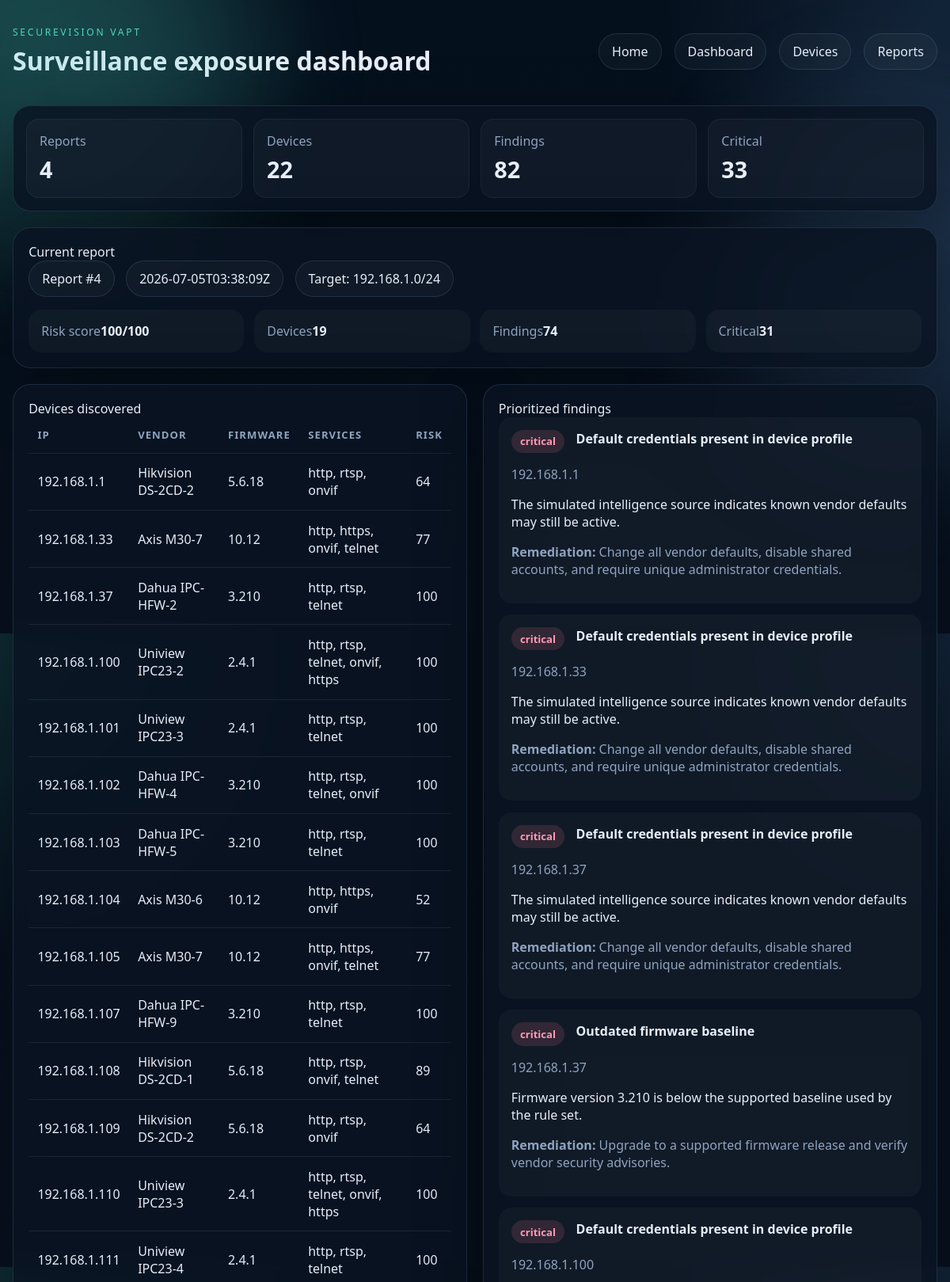
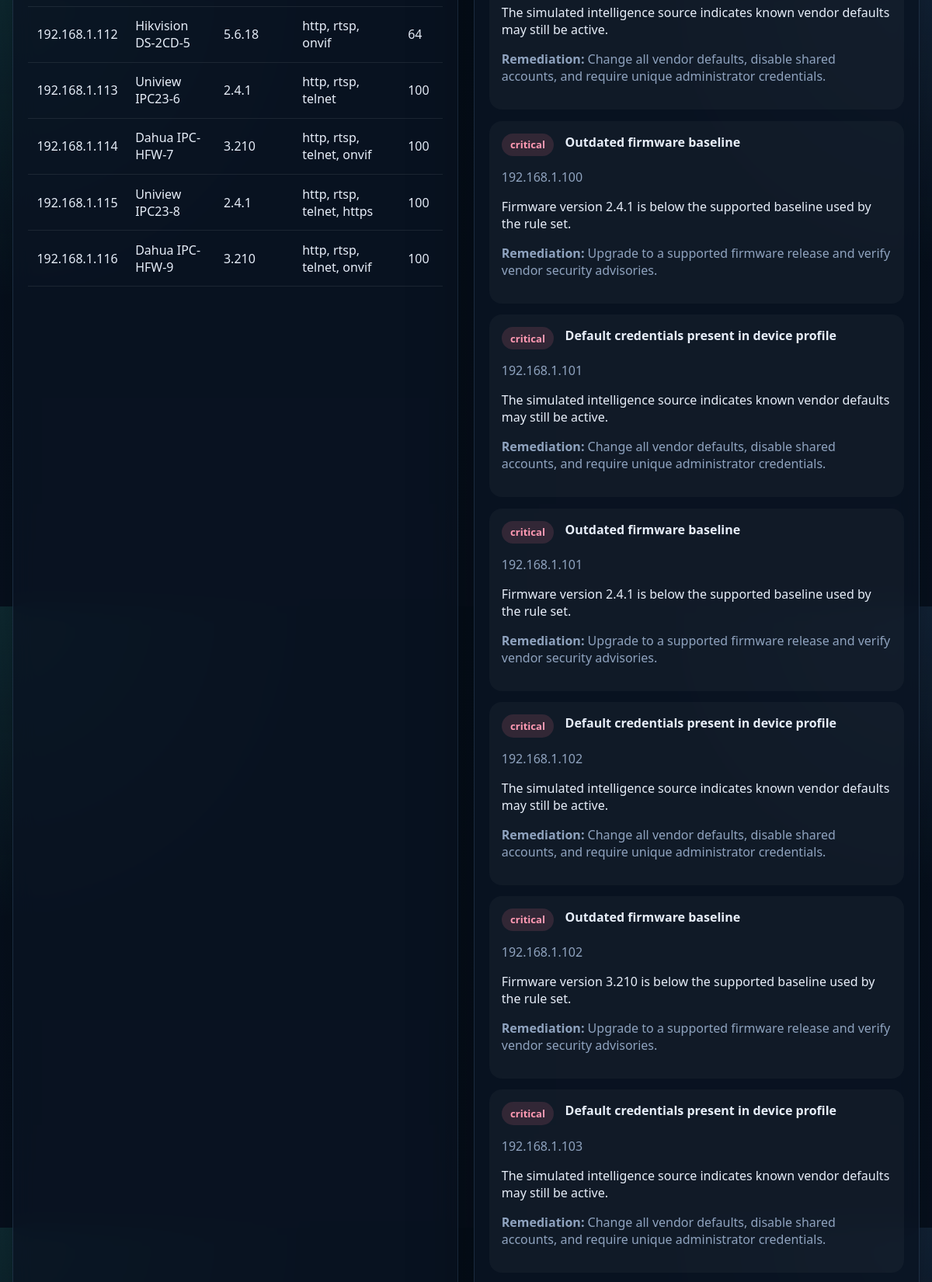
/dashboard (upper part), run on the app's committed database (2 pictures, top to bottom).
### tables this page shows
CREATE TABLE reports (
                id INTEGER PRIMARY KEY AUTOINCREMENT,
                created_at TEXT NOT NULL,
                target_spec TEXT NOT NULL,
                device_count INTEGER NOT NULL,
                finding_count INTEGER NOT NULL,
                risk_score INTEGER NOT NULL,
                summary_json TEXT NOT NULL
            );

CREATE TABLE devices (
                id INTEGER PRIMARY KEY AUTOINCREMENT,
                report_id INTEGER NOT NULL,
                ip_address TEXT NOT NULL,
                vendor TEXT NOT NULL,
                model TEXT NOT NULL,
                firmware_version TEXT NOT NULL,
                services_json TEXT NOT NULL,
                risk_score INTEGER NOT NULL,
                FOREIGN KEY(report_id) REFERENCES reports(id)
            );

CREATE TABLE findings (
                id INTEGER PRIMARY KEY AUTOINCREMENT,
                report_id INTEGER NOT NULL,
                device_ip TEXT NOT NULL,
                severity TEXT NOT NULL,
                title TEXT NOT NULL,
                description TEXT NOT NULL,
                remediation TEXT NOT NULL,
                evidence TEXT NOT NULL,
                FOREIGN KEY(report_id) REFERENCES reports(id)
            );

### app.py (the view)
@app.route("/dashboard")
def dashboard():
    report_id = request.args.get("report_id", type=int)
    report = get_report(report_id) if report_id else get_latest_report()
    stats = get_dashboard_stats()
    return render_template("dashboard.html", report=report, stats=stats)

### database/db.py (called while the page is built)
def get_connection():
    connection = sqlite3.connect(DB_PATH)
    connection.row_factory = sqlite3.Row
    return connection

def get_dashboard_stats():
    with get_connection() as connection:
        report_count = connection.execute("SELECT COUNT(*) FROM reports").fetchone()[0]
        device_count = connection.execute("SELECT COUNT(*) FROM devices").fetchone()[0]
        finding_count = connection.execute("SELECT COUNT(*) FROM findings").fetchone()[0]
        critical_count = connection.execute(
            "SELECT COUNT(*) FROM findings WHERE LOWER(severity) = 'critical'"
        ).fetchone()[0]
    return {
        "report_count": report_count,
        "device_count": device_count,
        "finding_count": finding_count,
        "critical_count": critical_count,
    }

def get_latest_report():
    with get_connection() as connection:
        row = connection.execute("SELECT * FROM reports ORDER BY id DESC LIMIT 1").fetchone()
    return _build_report(row) if row else None

### templates/dashboard.html (shortened to what this page needs)
{% extends "base.html" %}
{% block content %}
  <section class="stats">
    <div class="stat"><span class="muted">Reports</span><strong>{{ stats.report_count }}</strong></div>
    <div class="stat"><span class="muted">Devices</span><strong>{{ stats.device_count }}</strong></div>
    <div class="stat"><span class="muted">Findings</span><strong>{{ stats.finding_count }}</strong></div>
    <div class="stat"><span class="muted">Critical</span><strong>{{ stats.critical_count }}</strong></div>
  </section>
  <section class="panel">
    <p class="section-title">Current report</p>
    {% if report %}
      <div class="meta-row">
        <span class="pill">Report #{{ report.id }}</span>
        <span class="pill">{{ report.created_at }}</span>
        <span class="pill">Target: {{ report.target_spec }}</span>
      </div>
      <div class="summary-bar" style="margin-top: 1rem;">
        <div class="mini-card"><span class="muted">Risk score</span><strong>{{ report.risk_score }}/100</strong></div>
        <div class="mini-card"><span class="muted">Devices</span><strong>{{ report.device_count }}</strong></div>
        <div class="mini-card"><span class="muted">Findings</span><strong>{{ report.finding_count }}</strong></div>
        <div class="mini-card"><span class="muted">Critical</span><strong>{{ report.summary.severity_breakdown.critical }}</strong></div>
      </div>
    {% else %}
      <p class="muted">Run a scan from the home page to populate the dashboard.</p>
    {% endif %}
  </section>
  {% if report %}
    <section class="grid-2">
      <div class="table-panel">
        <p class="section-title">Devices discovered</p>
        <table>
          <thead>
            <tr>
              <th>IP</th>
              <th>Vendor</th>
              <th>Firmware</th>
              <th>Services</th>
              <th>Risk</th>
            </tr>
          </thead>
          <tbody>
            {% for device in report.devices %}
              <tr>
                <td>{{ device.ip_address }}</td>
                <td>{{ device.vendor }} {{ device.model }}</td>
                <td>{{ device.firmware_version }}</td>
                <td>{{ device.services | join(', ') }}</td>
                <td>{{ device.risk_score }}</td>
              </tr>
            {% endfor %}
          </tbody>
        </table>
      </div>
      <div class="table-panel">
        <p class="section-title">Prioritized findings</p>
        <div class="stack">
          {% for finding in report.summary.prioritized_findings %}
            <div class="mini-card">
              <div class="finding-head">
                <span class="badge {{ finding.severity }}">{{ finding.severity }}</span>
                <strong>{{ finding.title }}</strong>
              </div>
              <p class="muted">{{ finding.device_ip }}</p>
              <p>{{ finding.description }}</p>
              <p class="muted"><strong>Remediation:</strong> {{ finding.remediation }}</p>
            </div>
          {% endfor %}
        </div>
      </div>
    </section>
  {% endif %}
{% endblock %}

### static/css/styles.css (style rules this page uses)
:root { color-scheme: dark; --bg: #07111f; --panel: rgba(10, 20, 34, 0.84); --panel-border: rgba(140, 200, 255, 0.14); --text: #e7eef9; --muted: #8fa3bf; --accent: #4dd6c0; --accent-2: #7bb7ff; --danger: #ff6f91; --warning: #ffd166; --success: #62d26f; --shadow: 0 25px 80px rgba(0, 0, 0, 0.35); }
* { box-sizing: border-box; }
body { margin: 0; min-height: 100vh; font-family: "Segoe UI", "Trebuchet MS", sans-serif; background: radial-gradient(circle at top left, rgba(77, 214, 192, 0.14), transparent 28%), radial-gradient(circle at top right, rgba(123, 183, 255, 0.12), transparent 25%), linear-gradient(180deg, #05101d 0%, #07111f 100%); color: var(--text); }
.topbar h1, .hero h2, .section-title { margin: 0; }
.topbar nav a, .pill, .button, .ghost-button { border: 1px solid var(--panel-border); background: rgba(255, 255, 255, 0.03); border-radius: 999px; padding: 0.7rem 1rem; }
.hero, .panel, .stats, .table-panel { background: var(--panel); border: 1px solid var(--panel-border); box-shadow: var(--shadow); backdrop-filter: blur(14px); }
.hero p, .muted { color: var(--muted); }
.hero-actions, .stack, .stats, .meta-row, .finding-head, .toolbar { display: flex; gap: 0.9rem; flex-wrap: wrap; }
.panel, .table-panel { border-radius: 1.4rem; padding: 1.2rem; margin-top: 1.2rem; }
.stats { margin-top: 1.2rem; border-radius: 1.4rem; padding: 1rem; display: grid; grid-template-columns: repeat(4, minmax(0, 1fr)); }
.stat { padding: 1rem; border-radius: 1rem; background: rgba(255, 255, 255, 0.03); border: 1px solid rgba(255, 255, 255, 0.05); }
.stat strong { display: block; font-size: 1.8rem; margin-top: 0.35rem; }
.grid-2 { display: grid; grid-template-columns: repeat(2, minmax(0, 1fr)); gap: 1.2rem; }
.summary-bar { display: grid; grid-template-columns: repeat(4, minmax(0, 1fr)); gap: 0.8rem; }
.mini-card, .table-card { padding: 1rem; border-radius: 1rem; background: rgba(255, 255, 255, 0.03); }
table { width: 100%; border-collapse: collapse; }
th, td { text-align: left; padding: 0.85rem 0.7rem; border-bottom: 1px solid rgba(255, 255, 255, 0.08); }
th { color: var(--muted); font-size: 0.82rem; text-transform: uppercase; letter-spacing: 0.08em; }
.badge { display: inline-flex; align-items: center; padding: 0.35rem 0.7rem; border-radius: 999px; font-size: 0.82rem; font-weight: 700; }
.critical, .high { background: rgba(255, 111, 145, 0.14); color: #ff9ab3; }

### data on the page
reports: id "4", created_at "2026-07-05T03:38:09Z", target_spec "192.168.1.0/24", risk_score "100", device_count "19", finding_count "74"
devices: ip_address "192.168.1.1", vendor "Hikvision", model "DS-2CD-2", firmware_version "5.6.18", services "http, rtsp, onvif", risk_score "64"
devices: ip_address "192.168.1.33", vendor "Axis", model "M30-7", firmware_version "10.12", services "http, https, onvif, telnet", risk_score "77"
devices: ip_address "192.168.1.37", vendor "Dahua", model "IPC-HFW-2", firmware_version "3.210", services "http, rtsp, telnet", risk_score "100"
devices: ip_address "192.168.1.100", vendor "Uniview", model "IPC23-2", firmware_version "2.4.1", services "http, rtsp, telnet, onvif, https", risk_score "100"
devices: ip_address "192.168.1.101", vendor "Uniview", model "IPC23-3", firmware_version "2.4.1", services "http, rtsp, telnet", risk_score "100"
devices: ip_address "192.168.1.102", vendor "Dahua", model "IPC-HFW-4", firmware_version "3.210", services "http, rtsp, telnet, onvif", risk_score "100"
devices: ip_address "192.168.1.103", vendor "Dahua", model "IPC-HFW-5", firmware_version "3.210", services "http, rtsp, telnet", risk_score "100"
devices: ip_address "192.168.1.104", vendor "Axis", model "M30-6", firmware_version "10.12", services "http, https, onvif", risk_score "52"
devices: ip_address "192.168.1.105", vendor "Axis", model "M30-7", firmware_version "10.12", services "http, https, onvif, telnet", risk_score "77"
devices: ip_address "192.168.1.107", vendor "Dahua", model "IPC-HFW-9", firmware_version "3.210", services "http, rtsp, telnet", risk_score "100"
devices: ip_address "192.168.1.108", vendor "Hikvision", model "DS-2CD-1", firmware_version "5.6.18", services "http, rtsp, onvif, telnet", risk_score "89"
devices: ip_address "192.168.1.109", vendor "Hikvision", model "DS-2CD-2", firmware_version "5.6.18", services "http, rtsp, onvif", risk_score "64"
devices: ip_address "192.168.1.110", vendor "Uniview", model "IPC23-3", firmware_version "2.4.1", services "http, rtsp, telnet, onvif, https", risk_score "100"
devices: ip_address "192.168.1.111", vendor "Uniview", model "IPC23-4", firmware_version "2.4.1", services "http, rtsp, telnet", risk_score "100"
devices: ip_address "192.168.1.112", vendor "Hikvision", model "DS-2CD-5", firmware_version "5.6.18", services "http, rtsp, onvif", risk_score "64"
devices: ip_address "192.168.1.113", vendor "Uniview", model "IPC23-6", firmware_version "2.4.1", services "http, rtsp, telnet", risk_score "100"
devices: ip_address "192.168.1.114", vendor "Dahua", model "IPC-HFW-7", firmware_version "3.210", services "http, rtsp, telnet, onvif", risk_score "100"
devices: ip_address "192.168.1.115", vendor "Uniview", model "IPC23-8", firmware_version "2.4.1", services "http, rtsp, telnet, https", risk_score "100"
devices: ip_address "192.168.1.116", vendor "Dahua", model "IPC-HFW-9", firmware_version "3.210", services "http, rtsp, telnet, onvif", risk_score "100"
findings: severity "critical", title "Default credentials present in device profile", device_ip "192.168.1.1", description "The simulated intelligence source indicates known vendor defaults may still be active.", remediation "Change all vendor defaults, disable shared accounts, and require unique administrator credentials."
findings: severity "critical", title "Default credentials present in device profile", device_ip "192.168.1.33", description "The simulated intelligence source indicates known vendor defaults may still be active.", remediation "Change all vendor defaults, disable shared accounts, and require unique administrator credentials."
findings: severity "critical", title "Default credentials present in device profile", device_ip "192.168.1.37", description "The simulated intelligence source indicates known vendor defaults may still be active.", remediation "Change all vendor defaults, disable shared accounts, and require unique administrator credentials."
findings: severity "critical", title "Outdated firmware baseline", device_ip "192.168.1.37", description "Firmware version 3.210 is below the supported baseline used by the rule set.", remediation "Upgrade to a supported firmware release and verify vendor security advisories."
findings: severity "critical", title "Default credentials present in device profile", device_ip "192.168.1.100", description "The simulated intelligence source indicates known vendor defaults may still be active.", remediation "Change all vendor defaults, disable shared accounts, and require unique administrator credentials."
findings: severity "critical", title "Outdated firmware baseline", device_ip "192.168.1.100", description "Firmware version 2.4.1 is below the supported baseline used by the rule set.", remediation "Upgrade to a supported firmware release and verify vendor security advisories."
findings: severity "critical", title "Default credentials present in device profile", device_ip "192.168.1.101", description "The simulated intelligence source indicates known vendor defaults may still be active.", remediation "Change all vendor defaults, disable shared accounts, and require unique administrator credentials."
findings: severity "critical", title "Outdated firmware baseline", device_ip "192.168.1.101", description "Firmware version 2.4.1 is below the supported baseline used by the rule set.", remediation "Upgrade to a supported firmware release and verify vendor security advisories."
findings: severity "critical", title "Default credentials present in device profile", device_ip "192.168.1.102", description "The simulated intelligence source indicates known vendor defaults may still be active.", remediation "Change all vendor defaults, disable shared accounts, and require unique administrator credentials."
findings: severity "critical", title "Outdated firmware baseline", device_ip "192.168.1.102", description "Firmware version 3.210 is below the supported baseline used by the rule set.", remediation "Upgrade to a supported firmware release and verify vendor security advisories."
findings: severity "critical", title "Default credentials present in device profile", device_ip "192.168.1.103", description "The simulated intelligence source indicates known vendor defaults may still be active.", remediation "Change all vendor defaults, disable shared accounts, and require unique administrator credentials."

### other printed values
{{ stats.report_count }} "4"
{{ stats.device_count }} "22"
{{ stats.finding_count }} "82"
{{ stats.critical_count }} "33"
{{ report.summary.severity_breakdown.critical }} "31"
